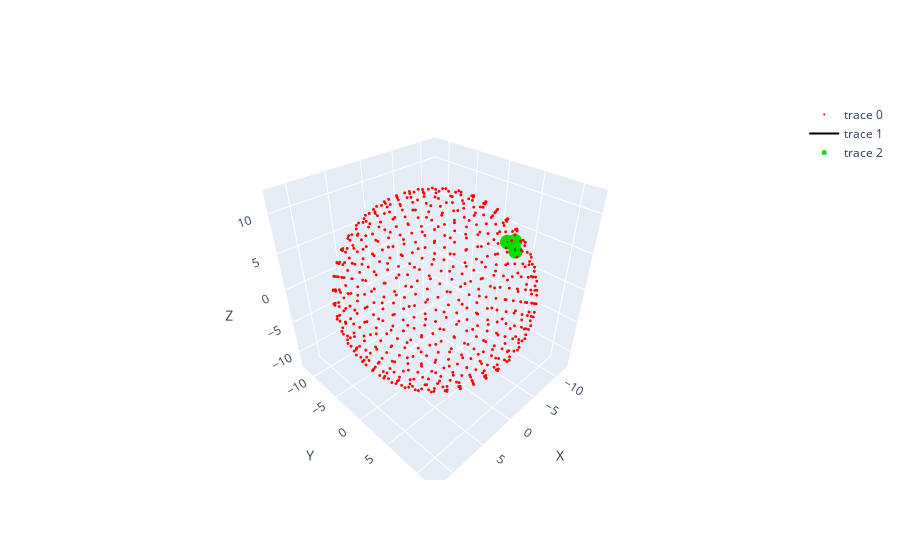

This figure's notebook cell:
### Code cell
plot_element(Post.mesh.region_meshes['D2'].vertices, Post.mesh.region_meshes['D2'].elements, 300)

### Figure 1 — Plotly figure (JSON) as saved in the notebook; plotly's stock layout.template omitted (floating-point values rounded to 4 significant figures; data arrays with more than 128 entries replaced by an {"elided": "..."} marker saying what was removed)
{"data": [{"marker": {"color": "rgb(255,0,0)", "opacity": 1, "size": 1}, "mode": "markers", "type": "scatter3d", "x": {"elided": "642 float values"}, "y": {"elided": "642 float values"}, "z": {"elided": "642 float values"}}, {"line": {"color": "rgb(0,0,0)", "width": 2}, "mode": "lines", "type": "scatter3d", "x": [-11.35, -10.94, null, -10.94, -11.53, null, -11.35, -11.53, null], "y": [3.138, 3.152, null, 3.152, 1.585, null, 3.138, 1.585, null], "z": [1.939, 3.596, null, 3.596, 2.627, null, 1.939, 2.627, null]}, {"marker": {"color": "rgb(0,222,0)", "opacity": 1, "size": 5}, "mode": "markers", "type": "scatter3d", "x": [-11.35, -11.53, -10.94], "y": [3.138, 1.585, 3.152], "z": [1.939, 2.627, 3.596]}], "layout": {"scene": {"xaxis": {"title": {"text": "X"}}, "yaxis": {"title": {"text": "Y"}}, "zaxis": {"title": {"text": "Z"}}}}}
